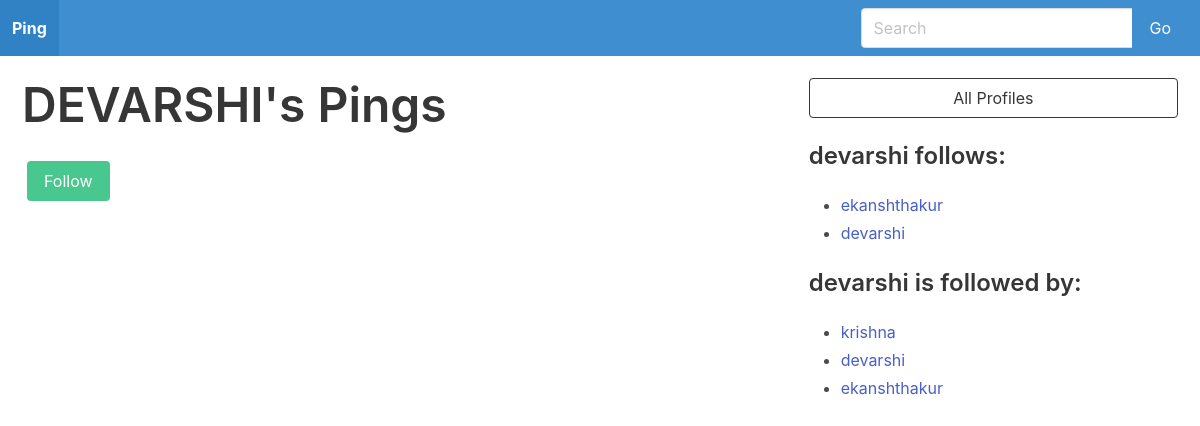
The app's page /profile/2 (signed in) with its own data.
### Ping/models.py (models this page shows)
class Profile(models.Model):
    user = models.OneToOneField(User, on_delete =models.CASCADE)
    follows = models.ManyToManyField(
        "self",
        related_name = "followed_by",
        symmetrical= False,
        blank = True
    )
    def __str__(self):
        return self.user.username

### Ping/views.py (the view, shortened to what this page needs)
# urls.py: path('profile/<int:pk>', profile, name = 'profile'),
def profile(request,pk ):
    if not hasattr(request.user , 'profile'):
        missing_profile = Profile(user = request.user)
        missing_profile.save()
    profile = Profile.objects.get(pk=pk)
    return render(request, 'profile.html', {"profile" : profile})

### templates/profile.html (shortened to what this page needs)
{% extends 'base.html' %} {% block content %}
<div class="columns is-vcentered" style="
    display: flex;
    align-items: start;
    margin: 10px;
    justify-content: space-evenly;
  ">
  <div class="column is-two-thirds">
    <div class="block">
      <h1 class="title is-1">{{profile.user.username|upper}}'s Pings</h1>
      <form action="" method="post">
        <div class="buttons has-addons" style="padding: 5px;">
          {% if profile in user.profile.follows.all %}
          <button class="button is-danger " name="follows" value="unfollow">Unfollow</button>
          {% else %}
          <button class="button is-success " name="follows" value="follow">Follow</button>
          {% endif %}
        </div>
      </form>
    </div>
  </div>
<div class="column is-one-third">
  <div class="block">
    <a href="{% url 'profile_list' %}">
      <button class="button is-dark is-outlined is-fullwidth">
        All Profiles
      </button>
    </a>
  </div>
  <div class="block">
    <h3 class="title is-4">{{profile.user.username}} follows:</h3>
    <div class="content">
      <ul>
        {% for following in profile.follows.all %}
        <li>
          <a href="{% url 'profile' following.id %}"> {{ following }} </a>
        </li>
        {% endfor %}
      </ul>
    </div>
  </div>
  <div class="block">
    <h3 class="title is-4">{{profile.user.username}} is followed by:</h3>
    <div class="content">
      <ul>
        {% for follower in profile.followed_by.all %}
        <li>
          <a href="{% url 'profile' follower.id%}"> {{ follower }} </a>
        </li>
        {% endfor %}
      </ul>
    </div>
  </div>
</div>
</div>
</div>
{% endblock content %}

### records on screen
Profile: user.username "DEVARSHI", user.username "devarshi"
Profile: user.username "ekanshthakur"
Profile: user.username "krishna"
